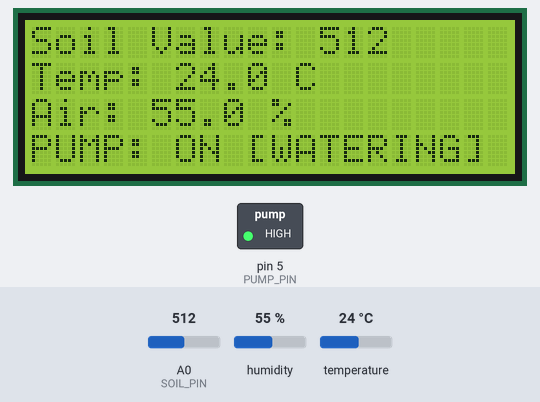
A sketch run on a simulated Arduino Uno, built with avr-gcc and run on an emulated ATmega328P. Parts: 20×4 character LCD, switched loads named in the sketch (green lamp = pin HIGH). The test bench sets the inputs (shaded band); at power-on: A0 (SOIL_PIN) = 512, humidity 55 %, temperature 24 °C. What the sketch prints to the serial monitor is not drawn.

Above: at 2.7 s.
2.8 s: A0 (SOIL_PIN) set to 337
At 4.7 s:
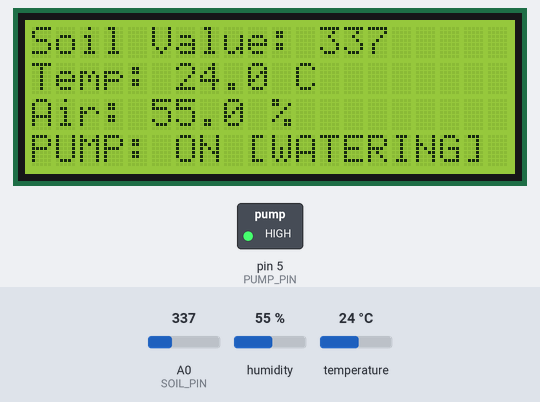
5.0 s: A0 (SOIL_PIN) set to 310
At 7.8 s:
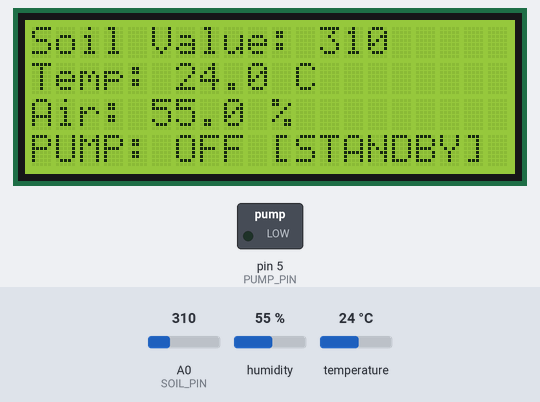
8.1 s: humidity set to 22 %
At 11.8 s:
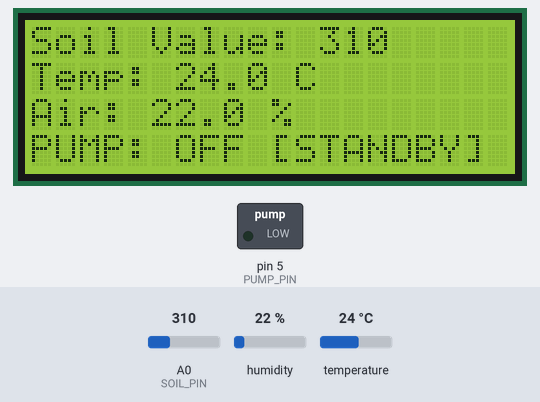
12.1 s: temperature set to 12 °C
At 14.2 s:
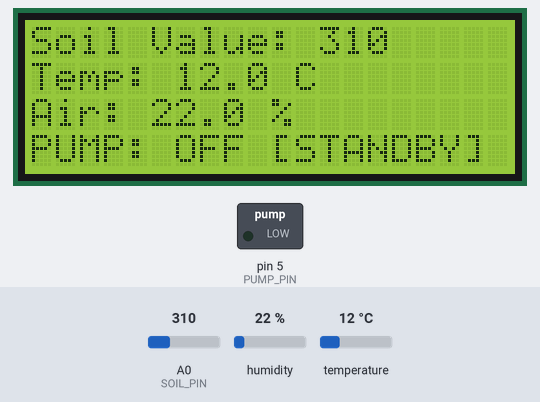
15.1 s: humidity set to 40 %
At 17.7 s:
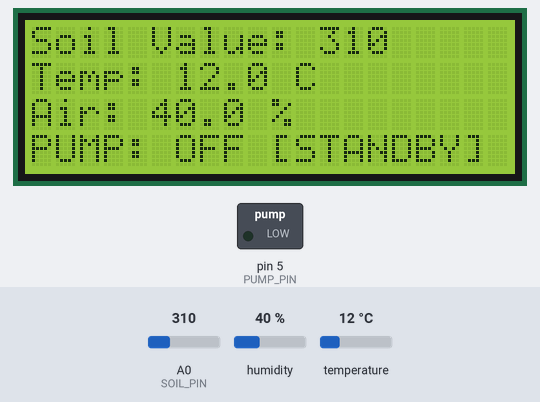
18.1 s: A0 (SOIL_PIN) set to 306
At 20.0 s:
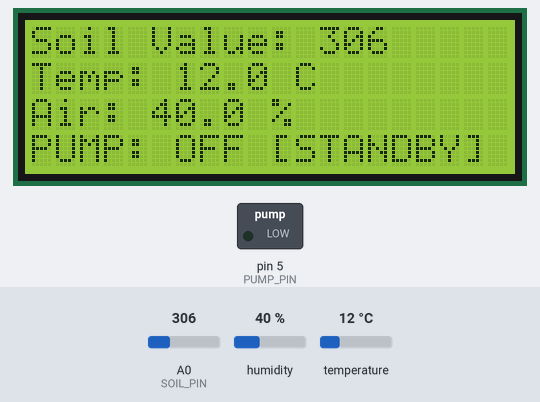
Timing chart, 0 to 21.0 s (numbered marks = the images above; inputs shaded):
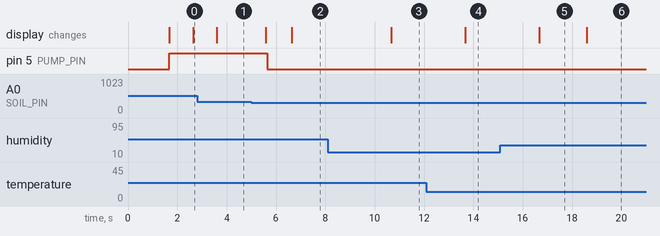

Measured:
- the behaviour switches between 320 and 319 on A0 (SOIL_PIN) (found by bisection; images 1 and 2)
- after the input at 2.8 s, the display: changes after 0.79 s (image 1)
- after the input at 5.0 s, pin 5 (PUMP_PIN): HIGH → LOW after 0.64 s; the display: first changes after 0.59 s (image 2 shows a later state)
- after the input at 8.1 s, the display: changes after 2.6 s (image 3)
- after the input at 12.1 s, the display: changes after 1.6 s (image 4)
- after the input at 15.1 s, the display: changes after 1.6 s (image 5)
- after the input at 18.1 s, the display: changes after 0.49 s (image 6)

The sketch:

Smart_Irrigation.ino.ino
```cpp
#include <Wire.h>
#include <LiquidCrystal_I2C.h>
#include <DHT.h>

// ==========================================
// 1. PIN AND THRESHOLD DEFINITIONS
// ==========================================
#define DHTPIN 2
#define DHTTYPE DHT11
#define SOIL_PIN A0
#define PUMP_PIN 5

// --- SETTINGS (Change these values according to your sensor) ---
const int WATERING_START_VALUE = 460;  // If value goes ABOVE this threshold (DRY), the pump turns on
const int WATERING_STOP_VALUE = 320;   // If value goes BELOW this threshold (WET), the pump turns off

DHT dht(DHTPIN, DHTTYPE);
LiquidCrystal_I2C lcd(0x27, 20, 4);

unsigned long previousTime = 0;
const long MEASUREMENT_INTERVAL = 1000; // Check once every second
bool isPumpRunning = false;

void setup() {
  Serial.begin(115200);
  dht.begin();
  lcd.init();
  lcd.backlight();

  pinMode(PUMP_PIN, OUTPUT);
  digitalWrite(PUMP_PIN, LOW); // Initially turned off

  lcd.setCursor(0, 0);
  lcd.print("System Ready");
  delay(1500);
  lcd.clear();
}

void loop() {
  unsigned long currentTime = millis();

  if (currentTime - previousTime >= MEASUREMENT_INTERVAL) {
    previousTime = currentTime;

    // Read Sensors
    int soilValue = analogRead(SOIL_PIN);
    float temperature = dht.readTemperature();
    float airHmdt = dht.readHumidity();

    // --- LCD SCREEN PRINTING ---
    lcd.setCursor(0, 0);
    lcd.print("Soil Value: ");
    lcd.print(soilValue);
    lcd.print("    ");

    lcd.setCursor(0, 1);
    lcd.print("Temp: ");
    lcd.print(temperature, 1);
    lcd.print(" C   ");

    lcd.setCursor(0, 2);
    lcd.print("Air: ");
    lcd.print(airHmdt, 1);
    lcd.print(" %   ");

    lcd.setCursor(0, 3);
    if (isPumpRunning) {
      lcd.print("PUMP: ON [WATERING] ");
    } else {
      lcd.print("PUMP: OFF [STANDBY]");
    }

    // --- PUMP CONTROL BASED ONLY ON SOIL MOISTURE ---

    if (!isPumpRunning && soilValue > WATERING_START_VALUE) {
      // Soil is dry, turn on the pump
      digitalWrite(PUMP_PIN, HIGH);
      isPumpRunning = true;
      Serial.println("Soil is dry, pump started.");
    }
    else if (isPumpRunning && soilValue < WATERING_STOP_VALUE) {
      // Soil reached saturation, turn off the pump
      digitalWrite(PUMP_PIN, LOW);
      isPumpRunning = false;
      Serial.println("Soil is wet, pump stopped.");
    }

    // Serial Port Monitoring
    Serial.print("Soil: "); Serial.println(soilValue);
  }
}
```
